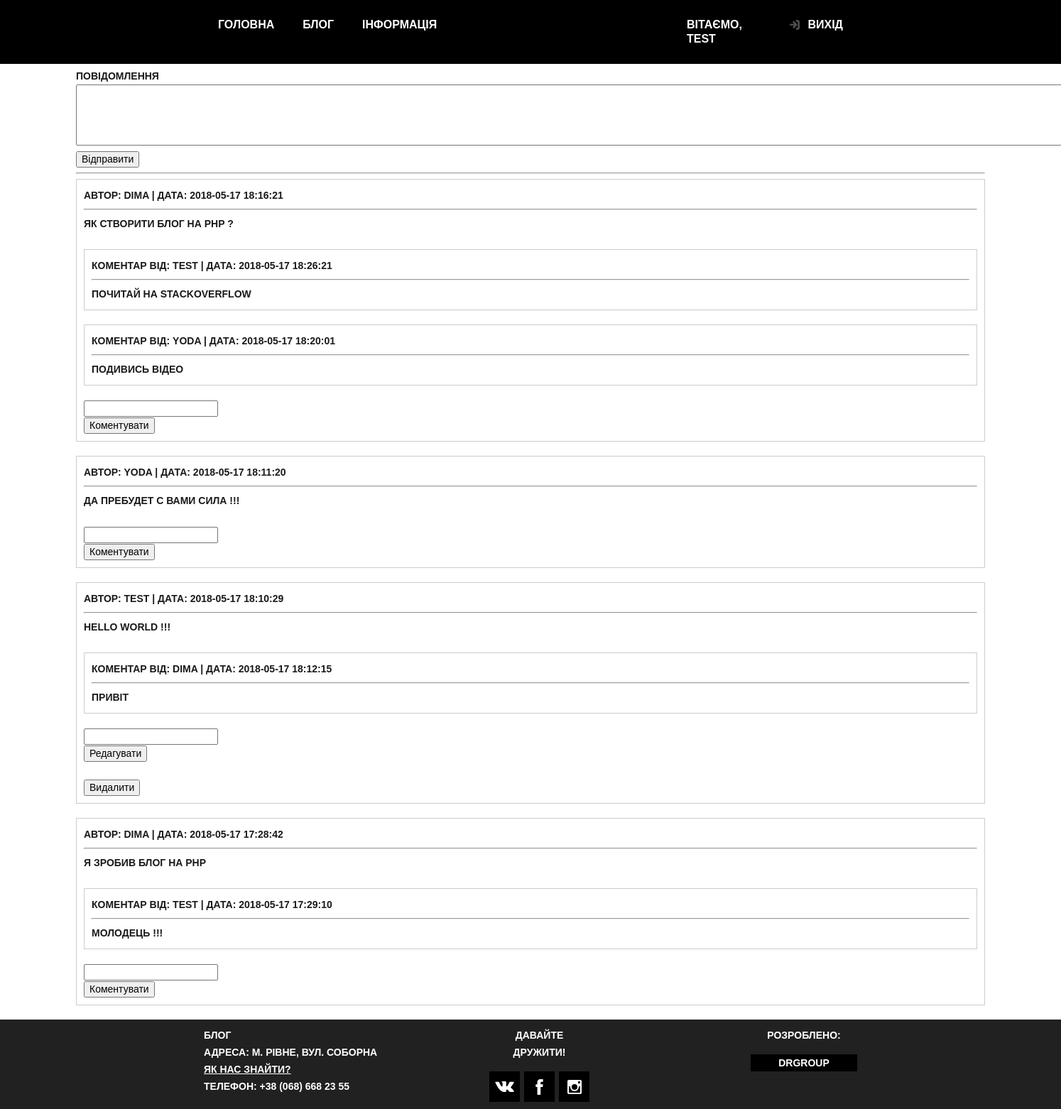
The app's page /pages/blog.php (signed in) with its own data.
### tables this page shows
CREATE TABLE `blog` (
  `blog_id` int(10) NOT NULL,
  `author` varchar(255) NOT NULL,
  `datetime` varchar(255) NOT NULL,
  `txt` text NOT NULL
);

CREATE TABLE `comments` (
  `comment_id` int(10) UNSIGNED NOT NULL,
  `comment_author` varchar(255) NOT NULL,
  `comment_date` varchar(255) NOT NULL,
  `comment_txt` text NOT NULL,
  `user_id` int(11) NOT NULL,
  `blog_id` int(11) NOT NULL
);

### pages/config.php (called while the page is built)
<?php
return [
    'host' => 'localhost',
    'db_name' => 'new_microblog',
    'username' => 'root',
    'password' => '',
    'charset' => 'utf8'
];

### pages/dbase.php (called while the page is built, shortened)
<?php
class dataBase
{
    protected $db;
    public function connect()
    {
        $config = require_once 'config.php';
        $dsn = 'mysql:host='.$config['host'].';dbname='.$config['db_name'].';charset='.$config['charset'];
        $this->db = new PDO($dsn, $config['username'], $config['password']);
        return $this;
    }
    public function getBlogRecordings()
    {
        $query = "SELECT * FROM blog ORDER BY datetime DESC";
        $this->result = $this->db->query($query);
        return $this->db2arrBlogRecords($this->result);
    }
    public function getCommentRecordings()
    {
        $query = "SELECT * FROM comments";
        $this->result = $this->db->query($query);
        return $this->db2arrComments($this->result);
    }
    public function db2arrComments($result)
    {
        $m = [];
        while($row = $result->fetch(PDO::FETCH_ASSOC))
        {
            $m[] = $row;
        }
        return $m;
    }
    public function db2arrBlogRecords($result)
    {
        $m = [];
        while($row = $result->fetch(PDO::FETCH_ASSOC))
        {
            $m[] = $row;
        }
        return $m;
}
}
?>

### pages/blog.php (the view, shortened to what this page needs)
<?php
$f = new blog();
?>
<?php
require_once 'header.php';
?>
<div class="container-mid">
   <?php if(isset($_SESSION['user'])):?>
      <form action="blog.php" method="post">
         <p>Повідомлення</p>
         <p>
           <textarea name="textarea" cols="179" rows="5"></textarea>
         </p>
         <input type="submit" value="Відправити">
     </form>
     <hr>
   <?endif;?>
   <?php foreach ($f->getBlogRecordings() as $item):?>
     <div class="messages">
       <p>Автор: <?=$item['author'] . "\t"?>| Дата: <?=$item['datetime']?></p>
       <hr>
         <div><?=$item['txt']?></div>
         <br>
         <?php foreach($f->getCommentRecordings() as $comm): ?>
            <?php if($item['blog_id'] == $comm['blog_id']): ?>
             <div class="messages">
                 <p>Коментар від:<?= "\t" . $comm['comment_author'] . "\t"?>| Дата: <?=$comm['comment_date']?></p>
                 <hr>
                 <?= $comm['comment_txt'] . '<br>' ?>
             </div>
            <?php endif; ?>
         <?php endforeach; ?>
       <?php if(isset($_SESSION['user']) && $_SESSION['user'] == $item['author']):?>
       <form action="blog.php" method="post">
          <input type="text" name="edit_txt"><br>
          <input type="submit" value="Редагувати">
       </form>
       <br>
       <form action="blog.php" method="post">
          <input type="submit" value="Видалити">
       </form>
       <?php elseif(isset($_SESSION['user']) && $_SESSION['user'] != $item['author']):?>
       <form action="blog.php" method="post">
           <input type="text" name="comment"><br>
           <input type="submit" value="Коментувати">
       </form>
       <?endif;?>
       </div>
   <?php endforeach; ?>
</div>
<?php
require_once 'footer.php';
?>

### style/indexstyle.css (style rules this page uses)
html { width: 100%; height: 100%; }
body { display: flex; flex-direction: column; min-width: 960px; height: 100%; margin: 0; padding: 0; font-family: "PT Sans Narrow", Arial, sans-serif; font-size: 14px; line-height: 24px; font-weight: 700; color: #1a1a1a; text-transform: uppercase; }
p { padding: 0; margin: 0; }
* { box-sizing: border-box; }
.messages { border: 1px solid #ccc; padding: 10px; margin-bottom: 20px; }
.container-mid { width: 1300px; margin: 0 auto; padding: 0 10px; }

### records on screen
blog: author "DIMA", datetime "2018-05-17 18:16:21", txt "ЯК СТВОРИТИ БЛОГ НА PHP ?"
comments: comment_author "TEST", comment_date "2018-05-17 18:26:21", comment_txt "ПОЧИТАЙ НА STACKOVERFLOW"
comments: comment_author "YODA", comment_date "2018-05-17 18:20:01", comment_txt "ПОДИВИСЬ ВІДЕО"
blog: author "YODA", datetime "2018-05-17 18:11:20", txt "ДА ПРЕБУДЕТ С ВАМИ СИЛА !!!"
blog: author "TEST", datetime "2018-05-17 18:10:29", txt "HELLO WORLD !!!"
comments: comment_author "DIMA", comment_date "2018-05-17 18:12:15", comment_txt "ПРИВІТ"
blog: author "DIMA", datetime "2018-05-17 17:28:42", txt "Я ЗРОБИВ БЛОГ НА PHP"
comments: comment_author "TEST", comment_date "2018-05-17 17:29:10", comment_txt "МОЛОДЕЦЬ !!!"

### other values on screen
$_SESSION['user'] "TEST"
